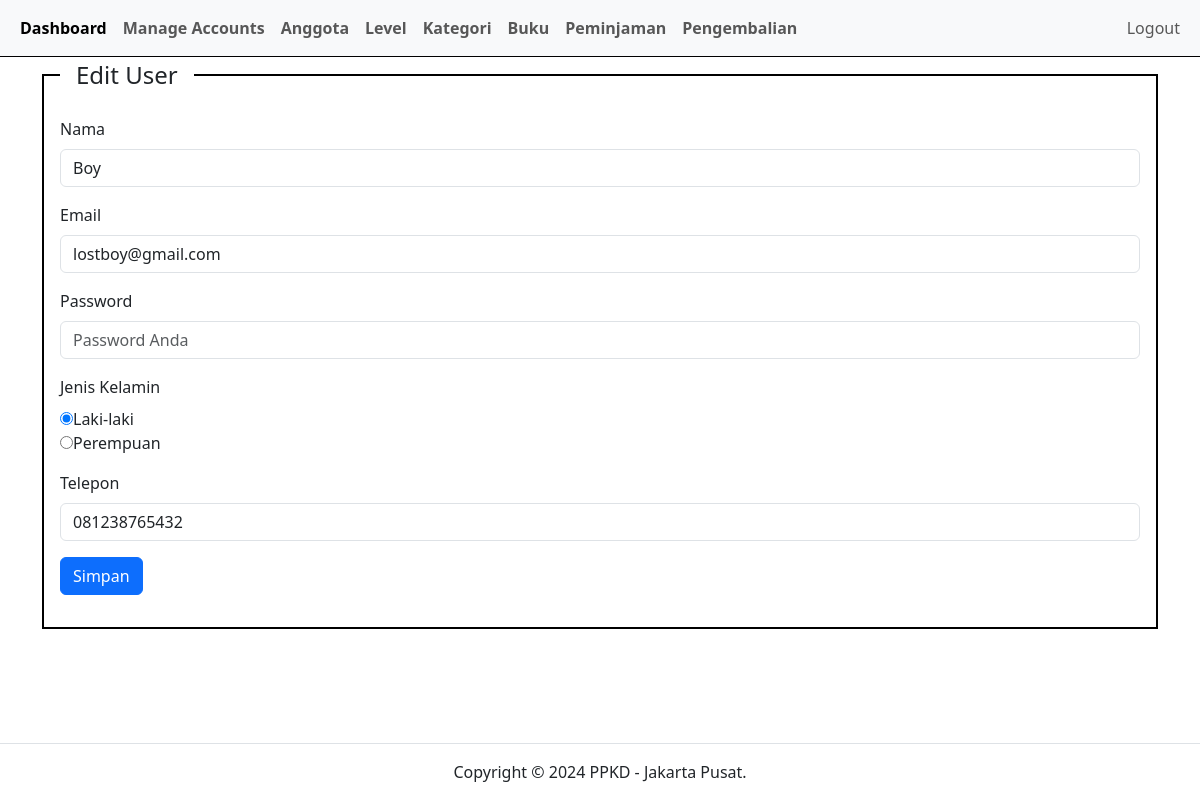
Screenshot of /index.php?pg=tambah-user&edit=8 (signed in) with the database file from the repository.
### tables this page shows
CREATE TABLE `user` (
  `id` int(11) NOT NULL,
  `nama` varchar(50) NOT NULL,
  `email` varchar(50) NOT NULL,
  `password` varchar(100) NOT NULL,
  `jenis_kelamin` varchar(10) NOT NULL,
  `telepon` varchar(16) NOT NULL
);

### content/tambah-user.php (the view, shortened to what this page needs)
<?php
$id = isset($_GET['edit']) ? $_GET['edit'] : '';
$editUser = mysqli_query(
    $koneksi,
    "SELECT * FROM user WHERE id = '$id'"
);
$rowEdit = mysqli_fetch_assoc($editUser);
?>
<div class="container">
    <div class="row">
        <div class="col-sm-12">
            <fieldset class="border border-black border-2 p-3">
                <legend class="float-none w-auto px-3"><?php echo isset($_GET['edit']) ? 'Edit' : 'Tambah' ?> User</legend>
                <form action="" method="post">
                    <div class="mb-3">
                        <label for="" class="form-label">Nama</label>
                        <input type="text" class="form-control" name="nama" placeholder="Masukkan Nama Anda" value="<?php echo isset($_GET['edit']) ? $rowEdit['nama'] : '' ?>">
                    </div>
                    <div class="mb-3">
                        <label for="" class="form-label">Email</label>
                        <input type="email" class="form-control" name="email" placeholder="Masukkan Email Anda" value="<?php echo isset($_GET['edit']) ? $rowEdit['email'] : '' ?>">
                    </div>
                    <div class="mb-3">
                        <label for="" class="form-label">Password</label>
                        <input type="password" class="form-control" name="password" placeholder="Password Anda">
                    </div>
                    <div class="mb-3">
                        <label for="" class="form-label">Jenis Kelamin</label>
                        <br>
                        <input type="radio" name="jenis_kelamin" value="Laki-laki" <?php echo isset($_GET['edit']) ? ($rowEdit['jenis_kelamin'] == 'Laki-laki' ? 'checked' : '') : '' ?>>Laki-laki
                        <br>
                        <input type="radio" name="jenis_kelamin" value="Perempuan" <?php echo isset($_GET['edit']) ? ($rowEdit['jenis_kelamin'] == 'Perempuan' ? 'checked' : '') : '' ?>>Perempuan
                    </div>
                    <div class="mb-3">
                        <label for="" class="form-label">Telepon</label>
                        <input type="number" class="form-control" name="telepon" placeholder="Masukkan Telepon Anda" value="<?php echo isset($_GET['edit']) ? $rowEdit['telepon'] : '' ?>">
                    </div>
                    <div class="mb-3">
                        <button name="<?php echo isset($_GET['edit']) ? 'edit' : 'tambah' ?>" class="btn btn-primary" type="submit">Simpan</button>
                    </div>
                </form>
            </fieldset>
        </div>
    </div>
</div>

### rows the page displays
user: nama "Boy", email "lostboy@gmail.com", jenis_kelamin "☑", telepon "081238765432"
